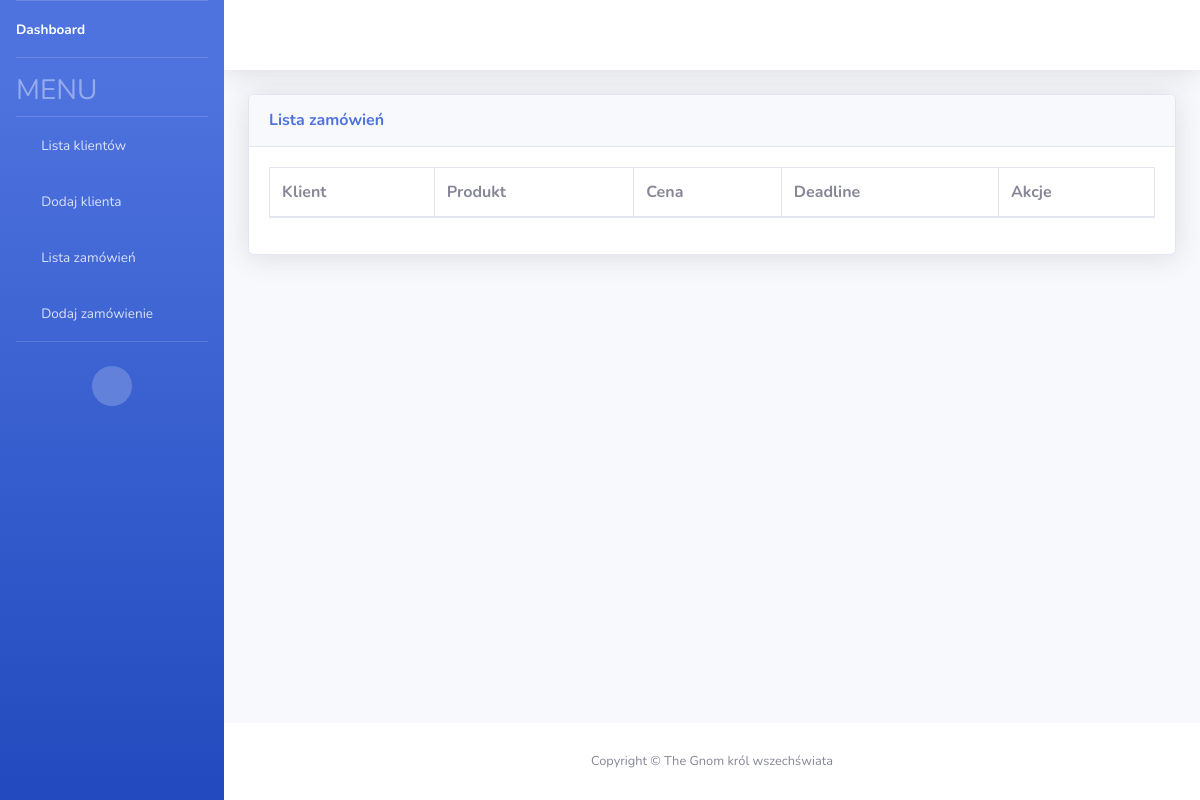
The page /lista-zamowien/ on the database as committed earlier.
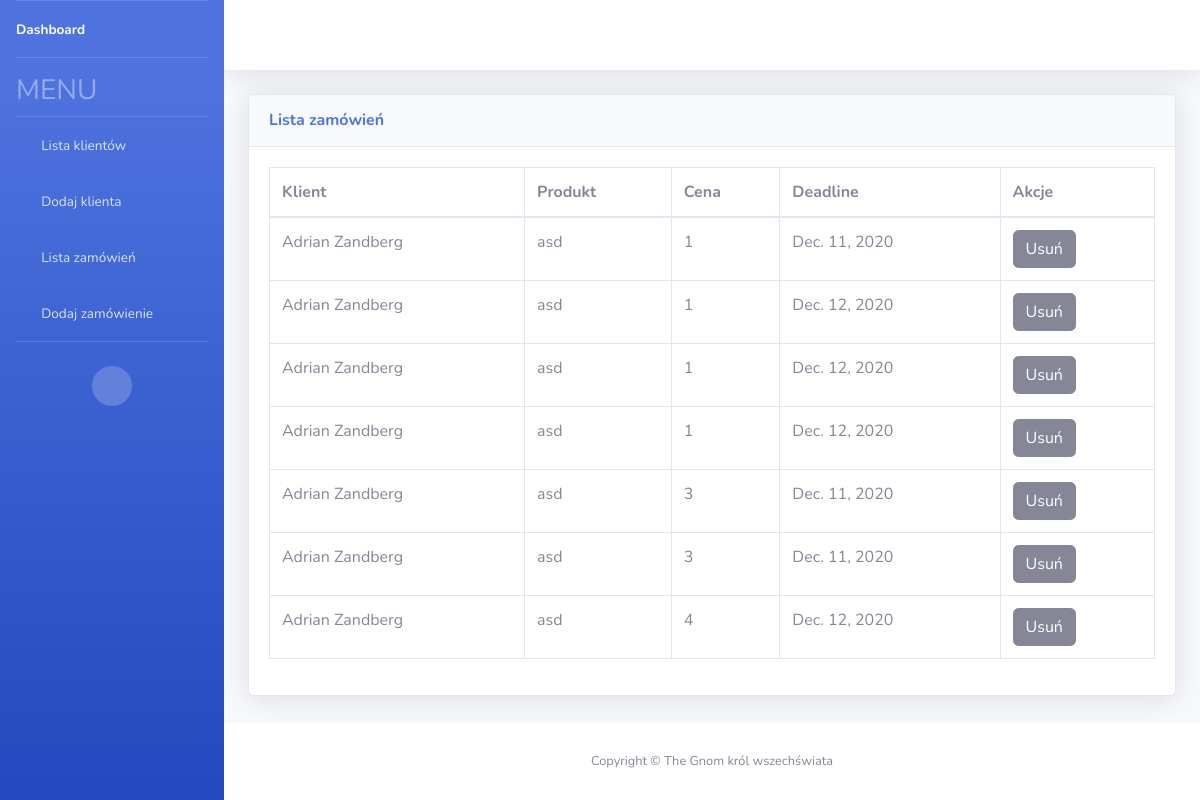
The same page on the database as committed later.
### dayoff/models.py (models this page shows, shortened)
class Order(models.Model):
    STATUS_CHOICES = {'a': '10% przyjęto',
                      'b': '30% w trakcie realizacji',
                      'c': '70% wykonano',
                      'd': '100% wysłano/wydano',
                      }
    client = models.ForeignKey('dayoff.Client', on_delete=models.PROTECT, verbose_name='Klient')
    product = models.CharField(max_length=255, verbose_name='Produkt')
    price = models.PositiveIntegerField(verbose_name='Cena netto')
    title = models.CharField(max_length=255)
    description = models.CharField(max_length=10000)
    begin_date = models.DateField()
    finish_date = models.DateField()

class Client(models.Model):
    first_name = models.CharField(max_length=255, verbose_name='Imię')
    last_name = models.CharField(max_length=255, verbose_name='Nazwisko')
    postal_code = models.CharField(max_length=6, verbose_name='Kod pocztowy')
    street = models.CharField(max_length=255, verbose_name='Ulica')
    city = models.CharField(max_length=255, verbose_name='Miasto')
    nip = models.PositiveIntegerField(verbose_name='NIP')
    def __str__(self):
        title = str(self.first_name + ' ' + self.last_name)
        return title

### dayoff/views.py (the view)
class OrderList(TemplateView):
    title = 'Lista zamówień'
    template_name = 'orderlist/content.html'
    url = 'lista-zamowien/'
    def get_context_data(self, **kwargs):
        context = super().get_context_data(**kwargs)
        context['orderlist'] = apps.get_model('dayoff.Order').objects.all()
        context['title'] = self.title
        return context

### templates/orderlist/content.html
{%  extends 'index.html' %}
{%  load static %}
{%  block content %}
<div class="card-box">
  <ul class="list-group list-group-flush">
    <table class="table table-bordered">
      <thead>
        <tr>
          <th>Klient</th>
          <th>Produkt</th>
            <th>Cena</th>
            <th>Deadline</th>
            <th>Akcje</th>
        </tr>
      </thead>
      {% for order in orderlist %}
      <tr>
        <td>
         {{ order.client }}
        </td>
        <td>
           {{ order.product }}
        </td>
      <td>{{ order.price }}</td>
          <td>{{ order.finish_date }}</td>
      <td>
          <a class="btn btn-secondary" href="{% url 'orderdelete' order.pk %}">Usuń</a>
      </td>
      </tr>
      {% endfor %}
    </table>
  </ul>
</div>
{%  endblock content %}

### templates/index.html (shortened to what this page needs)
{% load static %}
<!DOCTYPE html>
<html lang="en">
<head>
  <link href="{% static 'vendor/fontawesome-free/css/all.min.css' %}" rel="stylesheet" type="text/css">
  <link href="{% static 'css/sb-admin-2.min.css' %}" rel="stylesheet">
</head>
<body id="page-top">
  <div id="wrapper">
    <ul class="navbar-nav bg-gradient-primary sidebar sidebar-dark accordion" id="accordionSidebar">
      <li class="nav-item active">
        <a class="nav-link" href="/">
          <span>Dashboard</span></a>
      </li>
      <hr class="sidebar-divider">
      <div class="sidebar-heading">
        <h3>Menu</h3>
      </div>
        <hr class="sidebar-divider my-0">
        {% include 'sidebar.html' %}
    <hr class="sidebar-divider my-0">
        <br>
      <div class="text-center d-none d-md-inline">
        <button class="rounded-circle border-0" id="sidebarToggle"></button>
      </div>
    </ul>
    <div id="content-wrapper" class="d-flex flex-column">
      <div id="content">
        <nav class="navbar navbar-expand navbar-light bg-white topbar mb-4 static-top shadow">
        </nav>
        <div class="container-fluid">
<div class="card shadow mb-4">
                <div class="card-header py-3">
                  <h6 class="m-0 font-weight-bold text-primary">{{ title }}</h6>
                </div>
                <div class="card-body">
                    {% block content %}
            {% endblock content %}
                </div>
              </div>
        </div>
      </div>
      <footer class="sticky-footer bg-white">
        <div class="container my-auto">
          <div class="copyright text-center my-auto">
            <span>Copyright &copy; The Gnom król wszechświata</span>
          </div>
        </div>
      </footer>
    </div>
  </div>
</body>
</html>

### templates/sidebar.html
<li class="nav-item">
    <a class="nav-link" href="{% url 'clientlist' %}">
        <i class="fas fa-fw fa-id-badge"></i>
        <span>Lista klientów</span></a>
</li>
<li class="nav-item">
    <a class="nav-link" href="{% url 'clientcreate' %}">
        <i class="fas fa-fw fa fa-plus-circle"></i>
        <span>Dodaj klienta</span></a>
</li>
<li class="nav-item">
    <a class="nav-link" href="{% url 'orderlist' %}">
        <i class="fas fa-fw fa fa-archive"></i>
        <span>Lista zamówień</span></a>
</li>
<li class="nav-item">
    <a class="nav-link" href="{% url 'ordercreate' %}">
        <i class="fas fa-fw fa fa-plus-circle"></i>
        <span>Dodaj zamówienie</span></a>
</li>

Rows that differ between the two databases and show on the page:
added Order: client "Adrian Zandberg", product "asd", price "1", finish_date "Dec. 11, 2020"
added Order: client "Adrian Zandberg", product "asd", price "1", finish_date "Dec. 12, 2020"
added Order: client "Adrian Zandberg", product "asd", price "1", finish_date "Dec. 12, 2020"
added Order: client "Adrian Zandberg", product "asd", price "1", finish_date "Dec. 12, 2020"
added Order: client "Adrian Zandberg", product "asd", price "3", finish_date "Dec. 11, 2020"
added Order: client "Adrian Zandberg", product "asd", price "3", finish_date "Dec. 11, 2020"
added Order: client "Adrian Zandberg", product "asd", price "4", finish_date "Dec. 12, 2020"
